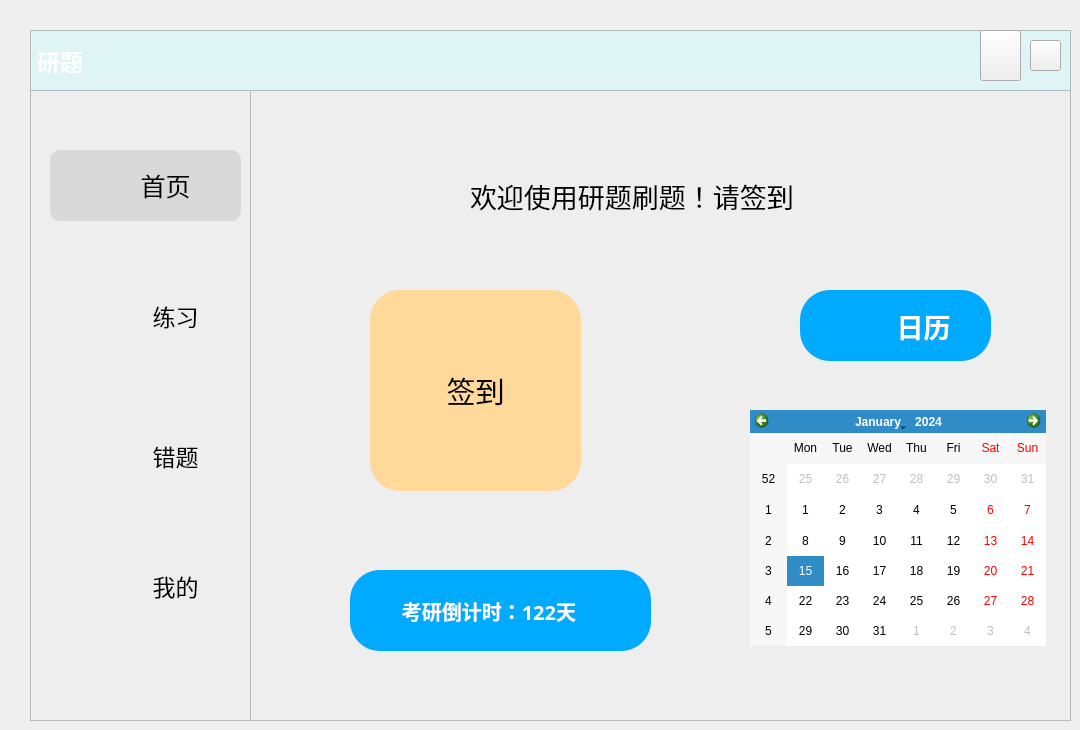
   <widget class="QWidget" name="page">
    <widget class="QLabel" name="label_right">
     <property name="enabled">
      <bool>true</bool>
     </property>
     <property name="geometry">
      <rect>
       <x>250</x>
       <y>30</y>
       <width>821</width>
       <height>691</height>
      </rect>
     </property>
     <property name="styleSheet">
      <string notr="true">QFrame{
	background-color: rgb(238, 238, 238);
}</string>
     </property>
     <property name="frameShape">
      <enum>QFrame::StyledPanel</enum>
     </property>
     <property name="frameShadow">
      <enum>QFrame::Sunken</enum>
     </property>
     <property name="text">
      <string/>
     </property>
    </widget>
    <widget class="QLabel" name="label_sign">
     <property name="geometry">
      <rect>
       <x>450</x>
       <y>430</y>
       <width>51</width>
       <height>51</height>
      </rect>
     </property>
     <property name="styleSheet">
      <string notr="true">image: url(:/新前缀/签到.png);</string>
     </property>
     <property name="text">
      <string/>
     </property>
    </widget>
    <widget class="QPushButton" name="bt_sign_in">
     <property name="geometry">
      <rect>
       <x>370</x>
       <y>290</y>
       <width>211</width>
       <height>201</height>
      </rect>
     </property>
     <property name="font">
      <font>
       <family>微软雅黑</family>
       <pointsize>22</pointsize>
      </font>
     </property>
     <property name="cursor">
      <cursorShape>PointingHandCursor</cursorShape>
     </property>
     <property name="styleSheet">
      <string notr="true">QPushButton{
	background-color: rgb(255, 217, 154);
	border-radius:30px

}
QPushButton:hover{
	background-color: rgb(255, 217, 180);
	border-radius:30px

}
QPushButton:pressed{
	background-color: rgb(255, 180, 154);
}</string>
     </property>
     <property name="text">
      <string>签到</string>
     </property>
    </widget>
    <widget class="QCalendarWidget" name="calendarWidget">
     <property name="geometry">
      <rect>
       <x>750</x>
       <y>410</y>
       <width>296</width>
       <height>236</height>
      </rect>
     </property>
     <property name="cursor">
      <cursorShape>ArrowCursor</cursorShape>
     </property>
    </widget>
    <widget class="QPushButton" name="Bt_minimise">
     <property name="geometry">
      <rect>
       <x>980</x>
       <y>30</y>
       <width>41</width>
       <height>51</height>
      </rect>
     </property>
     <property name="styleSheet">
      <string notr="true">
QPushButton{
	
	border-image: url(:/新前缀/最小化.png);
}
QPushButton:hover{
	background-color: rgb(217, 217, 217);
	border-radius:30px
}
QPushButton:pressed{
	padding-left:5px;
	padding-top:5px;
}</string>
     </property>
     <property name="text">
      <string/>
     </property>
     <property name="icon">
      <iconset>
       <normaloff>:/icon/res/icon/最小化.png</normaloff>:/icon/res/icon/最小化.png</iconset>
     </property>
    </widget>
    <widget class="QPushButton" name="Bt_calendar">
     <property name="geometry">
      <rect>
       <x>800</x>
       <y>290</y>
       <width>191</width>
       <height>71</height>
      </rect>
     </property>
     <property name="font">
      <font>
       <family>微软雅黑</family>
       <pointsize>20</pointsize>
       <weight>75</weight>
       <bold>true</bold>
      </font>
     </property>
     <property name="cursor">
      <cursorShape>ArrowCursor</cursorShape>
     </property>
     <property name="styleSheet">
      <string notr="true">QPushButton{
	background-color: rgb(0, 170, 255);
	color: rgb(255, 255, 255);
	border-radius:30px

}
</string>
     </property>
     <property name="text">
      <string>        日历</string>
     </property>
    </widget>
    <widget class="QLabel" name="label_welcome">
     <property name="geometry">
      <rect>
       <x>470</x>
       <y>140</y>
       <width>411</width>
       <height>111</height>
      </rect>
     </property>
     <property name="font">
      <font>
       <family>微软雅黑</family>
       <pointsize>20</pointsize>
      </font>
     </property>
     <property name="text">
      <string>欢迎使用研题刷题！请签到</string>
     </property>
    </widget>
    <widget class="QLabel" name="head_background">
     <property name="geometry">
      <rect>
       <x>30</x>
       <y>30</y>
       <width>1041</width>
       <height>61</height>
      </rect>
     </property>
     <property name="font">
      <font>
       <family>微软雅黑</family>
       <pointsize>17</pointsize>
       <weight>75</weight>
       <bold>true</bold>
      </font>
     </property>
     <property name="styleSheet">
      <string notr="true">background-color: rgb(222, 244, 245);
background-image: url(:/新前缀/背景1.jpg);
color: rgb(255, 255, 255);</string>
     </property>
     <property name="frameShape">
      <enum>QFrame::StyledPanel</enum>
     </property>
     <property name="frameShadow">
      <enum>QFrame::Sunken</enum>
     </property>
     <property name="text">
      <string>研题</string>
     </property>
    </widget>
    <widget class="QLabel" name="label_piccount">
     <property name="geometry">
      <rect>
       <x>360</x>
       <y>580</y>
       <width>51</width>
       <height>51</height>
      </rect>
     </property>
     <property name="styleSheet">
      <string notr="true">image: url(:/新前缀/倒计时.png);</string>
     </property>
     <property name="text">
      <string/>
     </property>
    </widget>
    <widget class="QLabel" name="label_numcount">
     <property name="geometry">
      <rect>
       <x>350</x>
       <y>570</y>
       <width>301</width>
       <height>81</height>
      </rect>
     </property>
     <property name="font">
      <font>
       <family>微软雅黑</family>
       <pointsize>15</pointsize>
       <weight>75</weight>
       <bold>true</bold>
      </font>
     </property>
     <property name="styleSheet">
      <string notr="true">background-color: rgb(0, 170, 255);
color: rgb(255, 255, 255);
border-radius:30px</string>
     </property>
     <property name="frameShape">
      <enum>QFrame::NoFrame</enum>
     </property>
     <property name="text">
      <string>          考研倒计时：122天</string>
     </property>
    </widget>
    <widget class="QPushButton" name="Bt_exit">
     <property name="geometry">
      <rect>
       <x>1030</x>
       <y>40</y>
       <width>31</width>
       <height>31</height>
      </rect>
     </property>
     <property name="styleSheet">
      <string notr="true">

QPushButton{
	
	border-image: url(:/新前缀/关闭窗口.png);
	

}
QPushButton:hover{
	
	background-color: rgb(255, 0, 0);
	border-radius:30px
}
QPushButton:pressed{
	padding-left:5px;
	padding-top:5px;
}</string>
     </property>
     <property name="text">
      <string/>
     </property>
    </widget>
    <widget class="QFrame" name="frame_left">
     <property name="geometry">
      <rect>
       <x>30</x>
       <y>30</y>
       <width>221</width>
       <height>691</height>
      </rect>
     </property>
     <property name="styleSheet">
      <string notr="true">QFrame{
	background-color: rgb(238, 238, 238);
	
}</string>
     </property>
     <property name="frameShape">
      <enum>QFrame::StyledPanel</enum>
     </property>
     <property name="frameShadow">
      <enum>QFrame::Sunken</enum>
     </property>
     <property name="lineWidth">
      <number>0</number>
     </property>
     <widget class="QPushButton" name="Bt_wrong">
      <property name="geometry">
       <rect>
        <x>80</x>
        <y>390</y>
        <width>131</width>
        <height>71</height>
       </rect>
      </property>
      <property name="font">
       <font>
        <family>微软雅黑</family>
        <pointsize>17</pointsize>
       </font>
      </property>
      <property name="cursor">
       <cursorShape>PointingHandCursor</cursorShape>
      </property>
      <property name="styleSheet">
       <string notr="true">QPushButton{
	border-radius:30px

}
QPushButton:hover{
	background-color: rgb(217, 217, 217);
	border-radius:30px

}
QPushButton:pressed{
padding-left:5px;
	padding-top:5px;
	background-color: rgb(242, 255, 254);
}</string>
      </property>
      <property name="text">
       <string>错题</string>
      </property>
     </widget>
     <widget class="QFrame" name="frame_chosen">
      <property name="geometry">
       <rect>
        <x>20</x>
        <y>120</y>
        <width>191</width>
        <height>71</height>
       </rect>
      </property>
      <property name="font">
       <font>
        <family>微软雅黑</family>
       </font>
      </property>
      <property name="styleSheet">
       <string notr="true">background-color: rgb(217, 217, 217);
border-radius:10px;
</string>
      </property>
      <property name="frameShape">
       <enum>QFrame::StyledPanel</enum>
      </property>
      <property name="frameShadow">
       <enum>QFrame::Raised</enum>
      </property>
      <widget class="QPushButton" name="Bt_main">
       <property name="geometry">
        <rect>
         <x>50</x>
         <y>0</y>
         <width>131</width>
         <height>71</height>
        </rect>
       </property>
       <property name="font">
        <font>
         <family>微软雅黑</family>
         <pointsize>19</pointsize>
         <weight>50</weight>
         <italic>false</italic>
         <bold>false</bold>
         <underline>false</underline>
         <strikeout>false</strikeout>
        </font>
       </property>
       <property name="cursor">
        <cursorShape>PointingHandCursor</cursorShape>
       </property>
       <property name="styleSheet">
        <string notr="true">QPushButton{
	color: rgb(0, 0, 0);
	color: rgb(0, 0, 0);
	border-radius:30px
}
QPushButton:pressed{
	padding-left:5px;
	padding-top:5px;
}
</string>
       </property>
       <property name="text">
        <string>首页</string>
       </property>
      </widget>
      <widget class="QLabel" name="label_main">
       <property name="geometry">
        <rect>
         <x>0</x>
         <y>10</y>
         <width>61</width>
         <height>51</height>
        </rect>
       </property>
       <property name="styleSheet">
        <string notr="true">image: url(:/新前缀/首页.png);</string>
       </property>
       <property name="text">
        <string/>
       </property>
      </widget>
     </widget>
     <widget class="QPushButton" name="Bt_mine">
      <property name="geometry">
       <rect>
        <x>80</x>
        <y>520</y>
        <width>131</width>
        <height>71</height>
       </rect>
      </property>
      <property name="font">
       <font>
        <family>微软雅黑</family>
        <pointsize>17</pointsize>
        <weight>50</weight>
        <bold>false</bold>
       </font>
      </property>
      <property name="cursor">
       <cursorShape>PointingHandCursor</cursorShape>
      </property>
      <property name="styleSheet">
       <string notr="true">QPushButton{
	border-radius:30px

}
QPushButton:hover{
	background-color: rgb(217, 217, 217);
	border-radius:30px

}
QPushButton:pressed{
padding-left:5px;
	padding-top:5px;
	background-color: rgb(242, 255, 254);
}</string>
      </property>
      <property name="text">
       <string>我的</string>
      </property>
     </widget>
     <widget class="QPushButton" name="Bt_exercise">
      <property name="geometry">
       <rect>
        <x>80</x>
        <y>250</y>
        <width>131</width>
        <height>71</height>
       </rect>
      </property>
      <property name="font">
       <font>
        <family>微软雅黑</family>
        <pointsize>17</pointsize>
        <weight>50</weight>
        <bold>false</bold>
       </font>
      </property>
      <property name="cursor">
       <cursorShape>PointingHandCursor</cursorShape>
      </property>
      <property name="styleSheet">
       <string notr="true">QPushButton{
	border-radius:30px

}
QPushButton:hover{
	background-color: rgb(217, 217, 217);
	border-radius:30px
}
QPushButton:pressed{
padding-left:5px;
	padding-top:5px;
	background-color: rgb(242, 255, 254);
}
</string>
      </property>
      <property name="text">
       <string>练习</string>
      </property>
     </widget>
     <widget class="QLabel" name="label_exercise">
      <property name="geometry">
       <rect>
        <x>20</x>
        <y>260</y>
        <width>61</width>
        <height>51</height>
       </rect>
      </property>
      <property name="styleSheet">
       <string notr="true">image: url(:/新前缀/练习.png);</string>
      </property>
      <property name="text">
       <string/>
      </property>
     </widget>
     <widget class="QLabel" name="label_wrong">
      <property name="geometry">
       <rect>
        <x>20</x>
        <y>400</y>
        <width>61</width>
        <height>51</height>
       </rect>
      </property>
      <property name="styleSheet">
       <string notr="true">image: url(:/新前缀/错题.png);</string>
      </property>
      <property name="text">
       <string/>
      </property>
     </widget>
     <widget class="QLabel" name="label_mine">
      <property name="geometry">
       <rect>
        <x>20</x>
        <y>530</y>
        <width>61</width>
        <height>51</height>
       </rect>
      </property>
      <property name="styleSheet">
       <string notr="true">image: url(:/新前缀/我的.png);</string>
      </property>
      <property name="text">
       <string/>
      </property>
     </widget>
    </widget>
    <widget class="QLabel" name="label_calendar">
     <property name="geometry">
      <rect>
       <x>830</x>
       <y>300</y>
       <width>51</width>
       <height>51</height>
      </rect>
     </property>
     <property name="styleSheet">
      <string notr="true">image: url(:/新前缀/日历.png);</string>
     </property>
     <property name="text">
      <string/>
     </property>
    </widget>
    <zorder>label_right</zorder>
    <zorder>label_numcount</zorder>
    <zorder>label_sign</zorder>
    <zorder>bt_sign_in</zorder>
    <zorder>calendarWidget</zorder>
    <zorder>Bt_calendar</zorder>
    <zorder>label_welcome</zorder>
    <zorder>frame_left</zorder>
    <zorder>label_calendar</zorder>
    <zorder>head_background</zorder>
    <zorder>Bt_minimise</zorder>
    <zorder>Bt_exit</zorder>
    <zorder>label_piccount</zorder>
   </widget>
